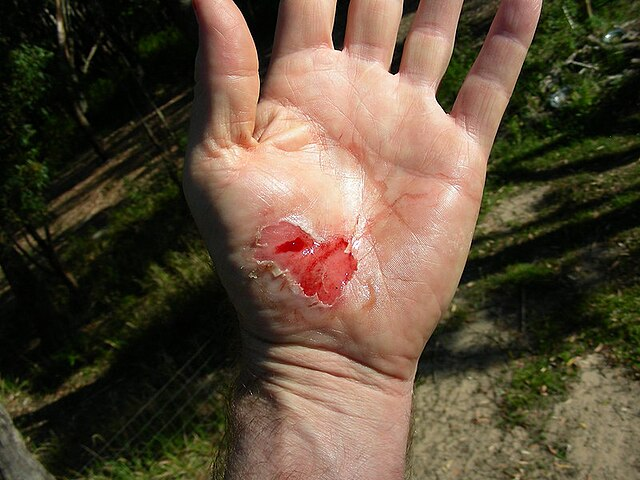
#> input picture data/images/2.jpg, 640 x 480 px, found by its file name; its folder holds only this picture in this run
$ python preprocessing.py
#> lines starting #> are read from the running program, lines starting #| are printed output that depends on the picture
import cv2
import numpy as np
import os

def preprocess_image(image_path):
    # Load the image
    image = cv2.imread(image_path)
#> image is the input picture: shape (480, 640, 3); mean B, G, R 56.6, 75.3, 90.7

    # Check if the image is loaded properly
    if image is None:
        print(f"Error: Could not load image from {image_path}")
        return None
    else:
        print(f"Image loaded successfully from {image_path}")

    # Resize the image to 256x256 pixels
    image_resized = cv2.resize(image, (256, 256))
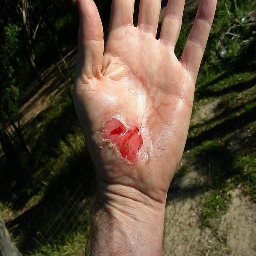
#> image_resized: shape (256, 256, 3); mean B, G, R 56.5, 75.2, 90.6

    # Normalize the image (scale pixel values to [0, 1])
    image_normalized = image_resized / 255.0

    # Apply Gaussian Blur to reduce noise (optional)
    image_denoised = cv2.GaussianBlur(image_normalized, (5, 5), 0)
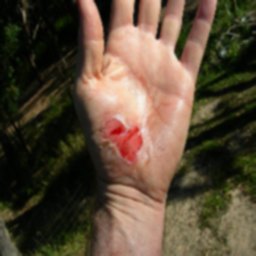
#> image_denoised: shape (256, 256, 3) float64; mean B, G, R 0.222, 0.295, 0.355

    return image_normalized

# Directory paths
input_dir = r'C:\Users\vikra\wound_segmentation_env\wound_segmentation_project\data\images'
output_dir = r'C:\Users\vikra\wound_segmentation_env\wound_segmentation_project\data\preprocessed_images'

# Create the output directory if it doesn't exist
if not os.path.exists(output_dir):
    os.makedirs(output_dir)

# Process all images in the input directory
for filename in os.listdir(input_dir):
    # Check if the file is a JPEG image
    if filename.lower().endswith('.jpeg') or filename.lower().endswith('.jpg'):
        image_path = os.path.join(input_dir, filename)

        # Print the full path for debugging
        print(f"Trying to load image from: {image_path}")

        # Preprocess the image
        preprocessed_image = preprocess_image(image_path)

        if preprocessed_image is not None:
            # Convert the normalized image back to uint8 format (0-255) for saving
            image_to_save = (preprocessed_image * 255).astype(np.uint8)

            # Full path to save the preprocessed image
            save_path = os.path.join(output_dir, filename)

            # Save the image
            cv2.imwrite(save_path, image_to_save)
            print(f"Preprocessed image saved to {save_path}")
        else:
            print(f"Skipping image {filename} due to loading error.")
